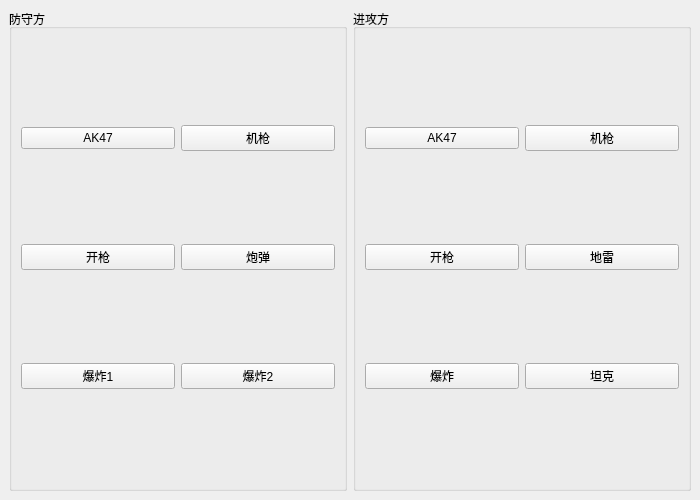
<?xml version="1.0" encoding="UTF-8"?>
<ui version="4.0">
 <class>Qt6_SoundEffect</class>
 <widget class="QMainWindow" name="Qt6_SoundEffect">
  <property name="geometry">
   <rect>
    <x>0</x>
    <y>0</y>
    <width>700</width>
    <height>500</height>
   </rect>
  </property>
  <property name="windowTitle">
   <string>Qt6_SoundEffect</string>
  </property>
  <widget class="QWidget" name="W_Central">
   <layout class="QHBoxLayout" name="horizontalLayout">
    <item>
     <widget class="QGroupBox" name="GB_Defense">
      <property name="title">
       <string>防守方</string>
      </property>
      <layout class="QGridLayout" name="gridLayout_2">
       <item row="0" column="0">
        <widget class="QPushButton" name="PB_Defense_AK47">
         <property name="text">
          <string>AK47</string>
         </property>
        </widget>
       </item>
       <item row="0" column="1">
        <widget class="QPushButton" name="PB_Defense_Gun">
         <property name="text">
          <string>机枪</string>
         </property>
        </widget>
       </item>
       <item row="1" column="0">
        <widget class="QPushButton" name="PB_Defense_Attack">
         <property name="text">
          <string>开枪</string>
         </property>
        </widget>
       </item>
       <item row="1" column="1">
        <widget class="QPushButton" name="PB_Defense_bullet">
         <property name="text">
          <string>炮弹</string>
         </property>
        </widget>
       </item>
       <item row="2" column="0">
        <widget class="QPushButton" name="PB_Defense_Explode1">
         <property name="text">
          <string>爆炸1</string>
         </property>
        </widget>
       </item>
       <item row="2" column="1">
        <widget class="QPushButton" name="PB_Defense_Explode2">
         <property name="text">
          <string>爆炸2</string>
         </property>
        </widget>
       </item>
      </layout>
     </widget>
    </item>
    <item>
     <widget class="QGroupBox" name="GB_Attack">
      <property name="title">
       <string>进攻方</string>
      </property>
      <layout class="QGridLayout" name="gridLayout">
       <item row="0" column="0">
        <widget class="QPushButton" name="PB_Attack_AK47">
         <property name="text">
          <string>AK47</string>
         </property>
        </widget>
       </item>
       <item row="0" column="1">
        <widget class="QPushButton" name="PB_Attack_Gun">
         <property name="text">
          <string>机枪</string>
         </property>
        </widget>
       </item>
       <item row="1" column="0">
        <widget class="QPushButton" name="PB_Attack_Attack">
         <property name="text">
          <string>开枪</string>
         </property>
        </widget>
       </item>
       <item row="1" column="1">
        <widget class="QPushButton" name="PB_Attack_Landmine">
         <property name="text">
          <string>地雷</string>
         </property>
        </widget>
       </item>
       <item row="2" column="0">
        <widget class="QPushButton" name="PB_Attack_Explode">
         <property name="text">
          <string>爆炸</string>
         </property>
        </widget>
       </item>
       <item row="2" column="1">
        <widget class="QPushButton" name="PB_Attack_Tank">
         <property name="text">
          <string>坦克</string>
         </property>
        </widget>
       </item>
      </layout>
     </widget>
    </item>
   </layout>
  </widget>
 </widget>
 <resources/>
 <connections/>
</ui>
